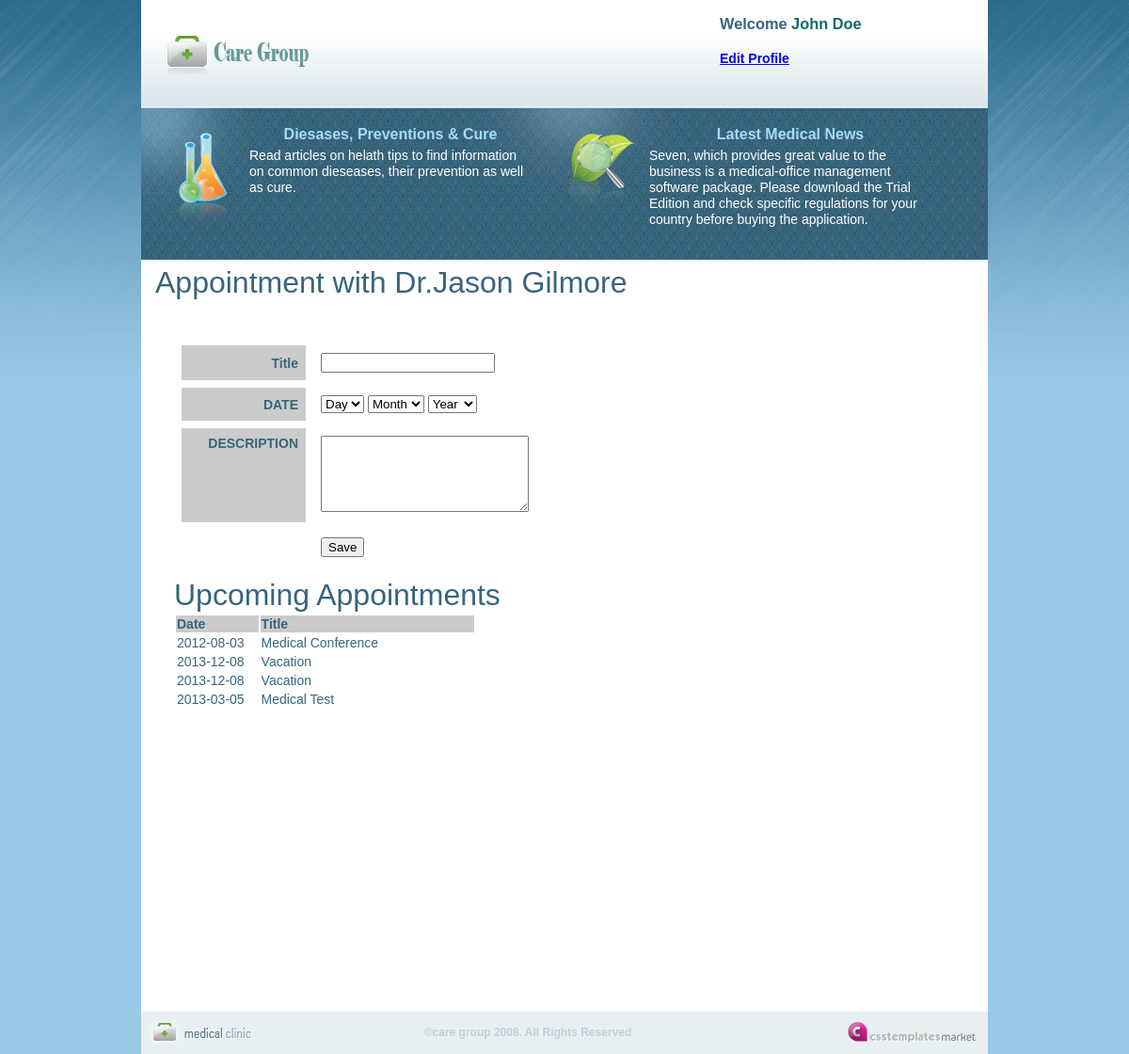
The page /PaitentsAppointments.php?DocId=cgdoc103 (signed in) on the database its author committed.
### tables this page shows
CREATE TABLE `users_table` (
  `id` int(10) unsigned NOT NULL auto_increment,
  `First_Name` varchar(45) NOT NULL,
  `Last_Name` varchar(45) NOT NULL,
  `Other_Names` varchar(45) NOT NULL,
  `Gender` varchar(8) NOT NULL,
  `Address` varchar(150) NOT NULL,
  `Mobile_No` decimal(18,0) NOT NULL,
  `EmailAddy` varchar(50) NOT NULL,
  `DOB` date NOT NULL,
  `DocID` varchar(20) default NULL,
  `PaitentID` varchar(20) default NULL,
  `User_Type` varchar(45) NOT NULL,
  PRIMARY KEY  (`id`),
  KEY `FK_users_doctor` (`DocID`),
  KEY `FK_users_table_1` (`EmailAddy`),
  KEY `FK_users_patient` (`PaitentID`)
);

CREATE TABLE `doc_schedule` (
  `id` int(10) unsigned NOT NULL auto_increment,
  `DocID` varchar(20) NOT NULL,
  `Title` varchar(45) NOT NULL,
  `DateAP` date NOT NULL,
  `Description` varchar(150) NOT NULL,
  PRIMARY KEY  (`id`),
  KEY `FK_doc_schedule_1` (`DocID`)
);

CREATE TABLE `appointments` (
  `id` int(10) unsigned NOT NULL auto_increment,
  `PaitentID` varchar(45) NOT NULL,
  `Docid` varchar(20) NOT NULL,
  `aDate` date NOT NULL,
  `Description` varchar(150) NOT NULL,
  `Title` varchar(45) NOT NULL,
  PRIMARY KEY  (`id`),
  KEY `FK_appointments_pat` (`PaitentID`),
  KEY `FK_appointments_doc` (`Docid`)
);

### Include/db.php (called while the page is built, shortened)
<?php
    class DataManager
    {
        var $user = "Admin";
        var $pass = "P@SSW)RD";
        var $dbHost = "localhost";
        function DataManager()
        {
            $this->con = mysql_connect($this->dbHost, $this->user, $this->pass)
            or die ("Could not connect to db: " . mysql_error());
		}
		function getDocDetails($did)
		{
				return mysql_query("SELECT First_Name,Last_Name FROM users_table u where DocID='".$did."' ");
		}
		function getDocApp1($did)
		{
			return mysql_query("SELECT * FROM doc_schedule WHERE DocID='".$did."'");
		}
		function getDocApp2($did)
		{
			return mysql_query("SELECT * FROM appointments WHERE DocID='".$did."'");
		}
	}
?>

### PaitentsAppointments.php (the view, shortened to what this page needs)
<?php
require_once("Include/db.php");
$db=new DataManager();
    if (array_key_exists("User", $_SESSION)&& $_SESSION['ROLE']=='USER')
    {
		  $result=$db->getDocDetails($_REQUEST['DocId']);
		  $row=mysql_fetch_array($result);
		  $doc=$row['First_Name'].' '.$row['Last_Name'];
		  $did=$_REQUEST['DocId'];
     }
    else
    {
        header('Location: login.php' );
    }
?>
<!DOCTYPE HTML>
<html>
<head>
<link href="Style/style.css" rel="stylesheet" type="text/css">
</head>
<body>
<div id="main_container">
	<div class="header">
    	<div id="logo"><a href="home.php"><img src="Style/images/logo.png" alt="" title="" width="162" height="54" border="0" /></a></div>
    	<div class="right_header">
            <div class="top_menu">
            <h3>Welcome  <span class="dark_blue"><?php echo $_SESSION['User'];?></span></h3>
            <h4><a href="userProfile.php">Edit Profile</a></h4>
            </div>
        </div>
    </div>
	 <div class="pattern_bg">
    	<div class="pattern_box">
            <div class="pattern_box_icon"><img src="Style/images/icon1.png" alt="" title="" width="70" height="112" /></div>
            <div class="pattern_content">
            <h1><span class="blue">Diesases, Preventions & Cure </span></h1>
            <p class="pat">Read articles on helath tips to find information on common dieseases, their prevention as well as cure.</p>
            </div>
        </div>
    	<div class="pattern_box">
            <div class="pattern_box_icon"><img src="Style/images/icon2.png" alt="" title="" width="70" height="112" /></div>
            <div class="pattern_content">
            <h1><span class="blue"> Latest Medical News</span></h1>
            <p class="pat">Seven, which provides great value to the business is a medical-office management software package.
             Please download the Trial Edition and check specific regulations for your country before buying the application. </p>
            </div>
        </div>
   </div>
    <div id="main_content">
    <br/>
    <p><font size="+3">Appointment with Dr.<?php echo $doc;?>
    </font></p>
    <div id="programMenu">
   	  <form action="PaitentsAppointments.php" method="POST">
      <table width="393" border="0" cellpadding="8" cellspacing="8">
         <tr>
         	<td><input name="did" type="hidden" id="did" value="<?php echo $did;?>"></td>
            <td><input name="doc" type="hidden" id="doc" value="<?php echo $doc?>"></td>
         </tr>
         <tr>
         	<th align="right" bgcolor="#CBCBCB">Title</th>
            <td><label for="title"></label>
            <input name="title" type="text" id="title2" value="<?php echo $_POST['title']?>"></td>
         </tr>
        <tr>
          <th align="right" bgcolor="#CBCBCB">DATE</th>
          <td><select name="day" id="day">
            <option value="Day">Day</option>
          </select>
            <select name="month" id="month">
              <option value="Month">Month</option>
          </select>
            <select name="year" id="year">
              <option value="Year">Year</option>
          </select></td>
        </tr>
        <tr>
          <th width="137" align="right" valign="top" bgcolor="#CBCBCB">DESCRIPTION</th>
          <td><textarea name="description" cols="25" rows="5" id="description" ><?php echo $_POST['description']?></textarea>
          </td>
        </tr>
       <tr>
          <th width="137" align="right" ></th>
          <td width="200"><input type="submit" value="Save"></td>
        </tr>
      </table>
   	  </form>
    	 <br/>
    <p><font size="+3">Upcoming Appointments</font></p>
    	<table width="321">
    	  <tr bgcolor="#CBCBCB">
    	    <th width="103">Date</th>
    	    <th width="279">Title</th>
  	    </tr>
        <?php
			$result=$db->getDocApp1($did);
			while($row=mysql_fetch_array($result))
			{
			  echo'
				<tr>
				  <td>'.$row['DateAP'].'</td>
				  <td>'.$row['Title'].'</td>
				</tr>';
			}
			$result1=$db->getDocApp2($did);
			while($row1=mysql_fetch_array($result1))
			{
			  echo'
				<tr>
				  <td>'.$row1['aDate'].'</td>
				  <td>'.$row1['Title'].'</td>
				</tr>';
			}
		?>
  	  </table>
    	<br/>
    </div>
   </div>
</div>
     <div id="footer">
     	<div class="copyright">
        <img src="Style/images/footer_logo.gif" alt="" title="" />
        </div>
        <div class="center_footer">&copy;care group 2008. All Rights Reserved</div>
   	   <div class="footer_links">
        <a href="http://csstemplatesmarket.com"><img src="Style/images/csstemplatesmarket.gif" alt="csstemplatesmarket" title="csstemplatesmarket" border="0" /></a><br />
   	   </div>
    </div>
</body>
</html>

### Style/style.css (style rules this page uses)
body { background:url(images/bg.jpg) no-repeat top center #97cae4; margin:0px; padding:0px; font-family:Arial, Helvetica, sans-serif; font-size:14px; color: #37657D; }
form { word-spacing: normal; white-space: normal; }
p { margin:0px; padding:0 0 5px 0; line-height:17px; text-align:left; color: #37657D; }
p.pat { color:#FFFFFF; }
h1 { color:#fff; font-size:16px; font-weight:bold; margin:0px; padding:5px 0 5px 0; }
span.blue { color:#a5dcf8; }
span.dark_blue { color:#116c64; }
#main_container { width:900px; height:auto; margin:auto; background-color:#fff; }
.header { width:900px; height:114px; margin:auto; background:url(images/header_bg.gif) repeat-x; }
.right_header { float:right; width:550px; }
#logo { padding:30px 0 0 20px; float:left; }
.top_menu { width:285px; float:right; }
.pattern_bg { width:900px; height:162px; clear:both; margin:auto; text-align:center; background:url(images/pattern_bg.gif) no-repeat center; margin:0px 0px 0px 0px; }
.pattern_box { width:400px; float:left; padding:15px 0 0 25px; }
.pattern_box_icon { float:left; padding:5px; }
.pattern_content { width:300px; float:left; padding:0 0 0 10px; }
#main_content { width:885px; height: autopx; margin: auto; padding:0 0 0 15px; }
#programMenu { width:850px; height:auto; float:right; margin-top: 10px; margin-right: 10px; margin-bottom: 300px; margin-left: 10px; padding: 5px; text-align: left; }
#footer { margin:auto; width:900px; height:45px; color:#508aa1; background-color:#e8eff2; }
.copyright { float:left; padding:10px 0 0 10px; }
.center_footer { color:#c3ced4; font-size:12px; font-weight:bold; width:550px; padding:15px; text-align:center; float:left; }
.footer_links { float:right; padding:10px 10px 0 0; }

### rows shown on the page
users_table: doc "Jason Gilmore"
doc_schedule: DateAP "2012-08-03", Title "Medical Conference"
doc_schedule: DateAP "2013-12-08", Title "Vacation"
doc_schedule: DateAP "2013-12-08", Title "Vacation"
appointments: aDate "2013-03-05", Title "Medical Test"

### other values the page prints
$_SESSION['User'] "John Doe"
